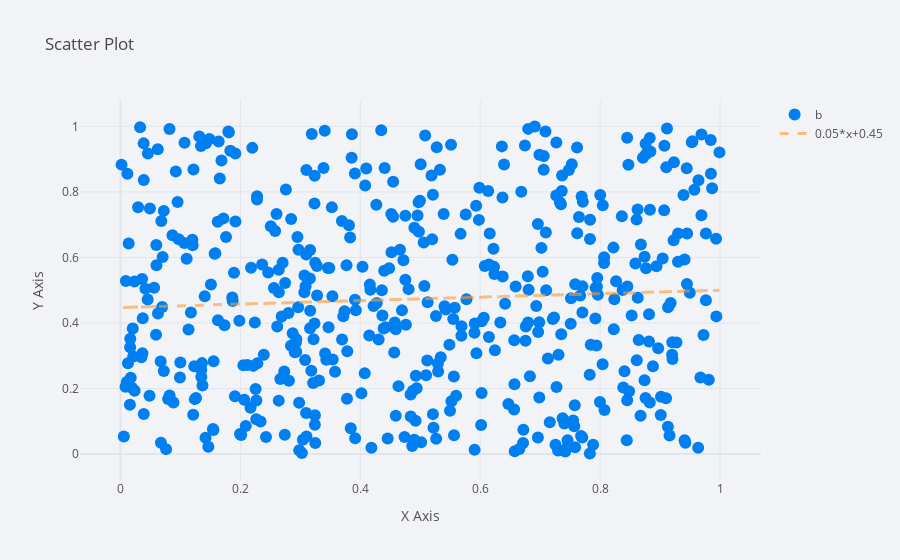

The cell this chart's notebook holds for it:
### Code cell
df.iplot(x = 'a', y = 'b',mode = 'markers', kind = 'scatter',title = 'Scatter Plot',
         xTitle = 'X Axis', yTitle = 'Y Axis', bestfit=True)

### Figure 1 — Plotly figure (JSON) as saved in the notebook; plotly's stock layout.template omitted (floating-point values rounded to 4 significant figures; data arrays with more than 128 entries replaced by an {"elided": "..."} marker saying what was removed)
{"data": [{"line": {"color": "rgba(0, 128, 240, 1.0)", "dash": "solid", "shape": "linear", "width": 1.3}, "marker": {"size": 12, "symbol": "circle"}, "mode": "markers", "name": "b", "text": "", "type": "scatter", "x": {"elided": "500 float values"}, "y": {"elided": "500 float values"}}, {"line": {"color": "rgba(255, 153, 51, 0.6)", "dash": "dash", "shape": "linear", "width": 3}, "mode": "lines", "name": "0.05*x+0.45", "type": "scatter", "x": {"elided": "500 float values"}, "y": {"elided": "500 float values"}}], "layout": {"legend": {"bgcolor": "#F2F3F7", "font": {"color": "#505050"}}, "paper_bgcolor": "#F2F3F7", "plot_bgcolor": "#F2F3F7", "title": {"font": {"color": "#484848"}, "text": "Scatter Plot"}, "xaxis": {"gridcolor": "#E1E5ED", "showgrid": true, "tickfont": {"color": "#505050"}, "title": {"font": {"color": "#505050"}, "text": "X Axis"}, "zerolinecolor": "#E1E5ED"}, "yaxis": {"gridcolor": "#E1E5ED", "showgrid": true, "tickfont": {"color": "#505050"}, "title": {"font": {"color": "#505050"}, "text": "Y Axis"}, "zerolinecolor": "#E1E5ED"}}}
